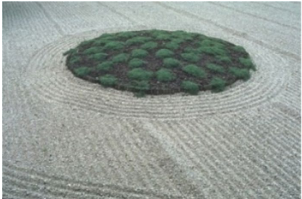
%> input picture Applications/Saliency/OriginalImage.PNG, 302 x 199 px
$ octave DemoSaliency.m   (GNU Octave 9; MATLAB toolbox functions it lacks are replaced by stand-ins)
%> lines starting %> are read from the running program, lines starting %| are printed output that depends on the picture
### Applications/Saliency/GVWA.m
function [J,w] = GVWA(I,G,SigmaS,scale,Lambda)

%input: I -- image to be processing I \in [0,1]
%       G -- guidance image G \in [0,1]
%       patchSize --must be odd integer
%       Sigma -- bilateral parameter, Sigma -> large ->AVMA
%       Lambda -- adaptive weight

padMethod = 'symmetric';
patchSize = floor(4*SigmaS) + 1;
if mod(patchSize,2) == 0
   patchSize = patchSize + 1;
end

patchSize = min(3,patchSize);
%square kernel
N = patchSize*patchSize;
hs = ones(patchSize)/N;

muG = (imfilter(G, hs,padMethod));%patch mean of I
muGG = (imfilter(G.*G, hs,padMethod));%patch mean of G


w = max(max(0,muGG - muG.*muG),[],3);
w = w./(scale*mean(w(:)));
w = 1./(1+w.^2);


ha = fspecial('gaussian',patchSize,SigmaS);
normalizeFactor = imfilter(w,ha,padMethod);
w = cat(3,w,w,w); %make it 3d
normalizeFactor = cat(3,normalizeFactor,normalizeFactor,normalizeFactor);
tauI = imfilter(w.*I,ha,padMethod)./(eps+normalizeFactor) ;
tauG = imfilter(w.*G,ha,padMethod)./(eps+normalizeFactor) ;
%adaptive weight
alpha = 1 - exp(-Lambda*(I - tauG).^2);
%final result
J = alpha.*G + (1-alpha).*tauI;

end

### Applications/Saliency/DemoSaliency.m
% Iterative version \Texture Smoothing
clear all
x = double(imread('OriginalImage.PNG'))/256;
SigmaS = 5;

scale = 2.5;
Lambda =0;
Niter = 30;
for i = 1:Niter
    J = GVWA(x,x,SigmaS,scale,Lambda);
    x = J;
end
%> this loop made 30 passes
%> pass 1, in GVWA, `muGG = (imfilter(G.*G, hs,padMethod));`:
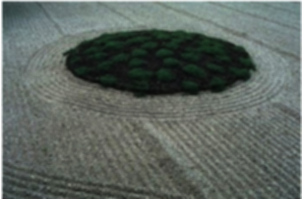
%> muGG: size 199x302x3 double; mean R, G, B 0.366, 0.399, 0.377
%> pass 1, in GVWA, `w = max(max(0,muGG - muG.*muG),[],3);`:
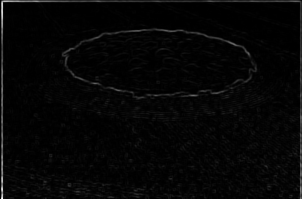
%> w: size 199x302 double; min 0, max 0.0713, mean 0.00178; drawn with min black and max white
figure,imshow([J])
%> after `imshow([J])`:
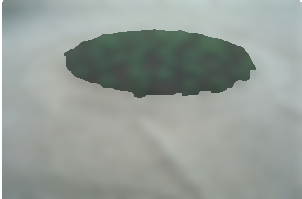
%> displayed picture: size 199x302x3, on the screen's scale of 0 to 255; mean R, G, B 148.6, 156.3, 151.1
